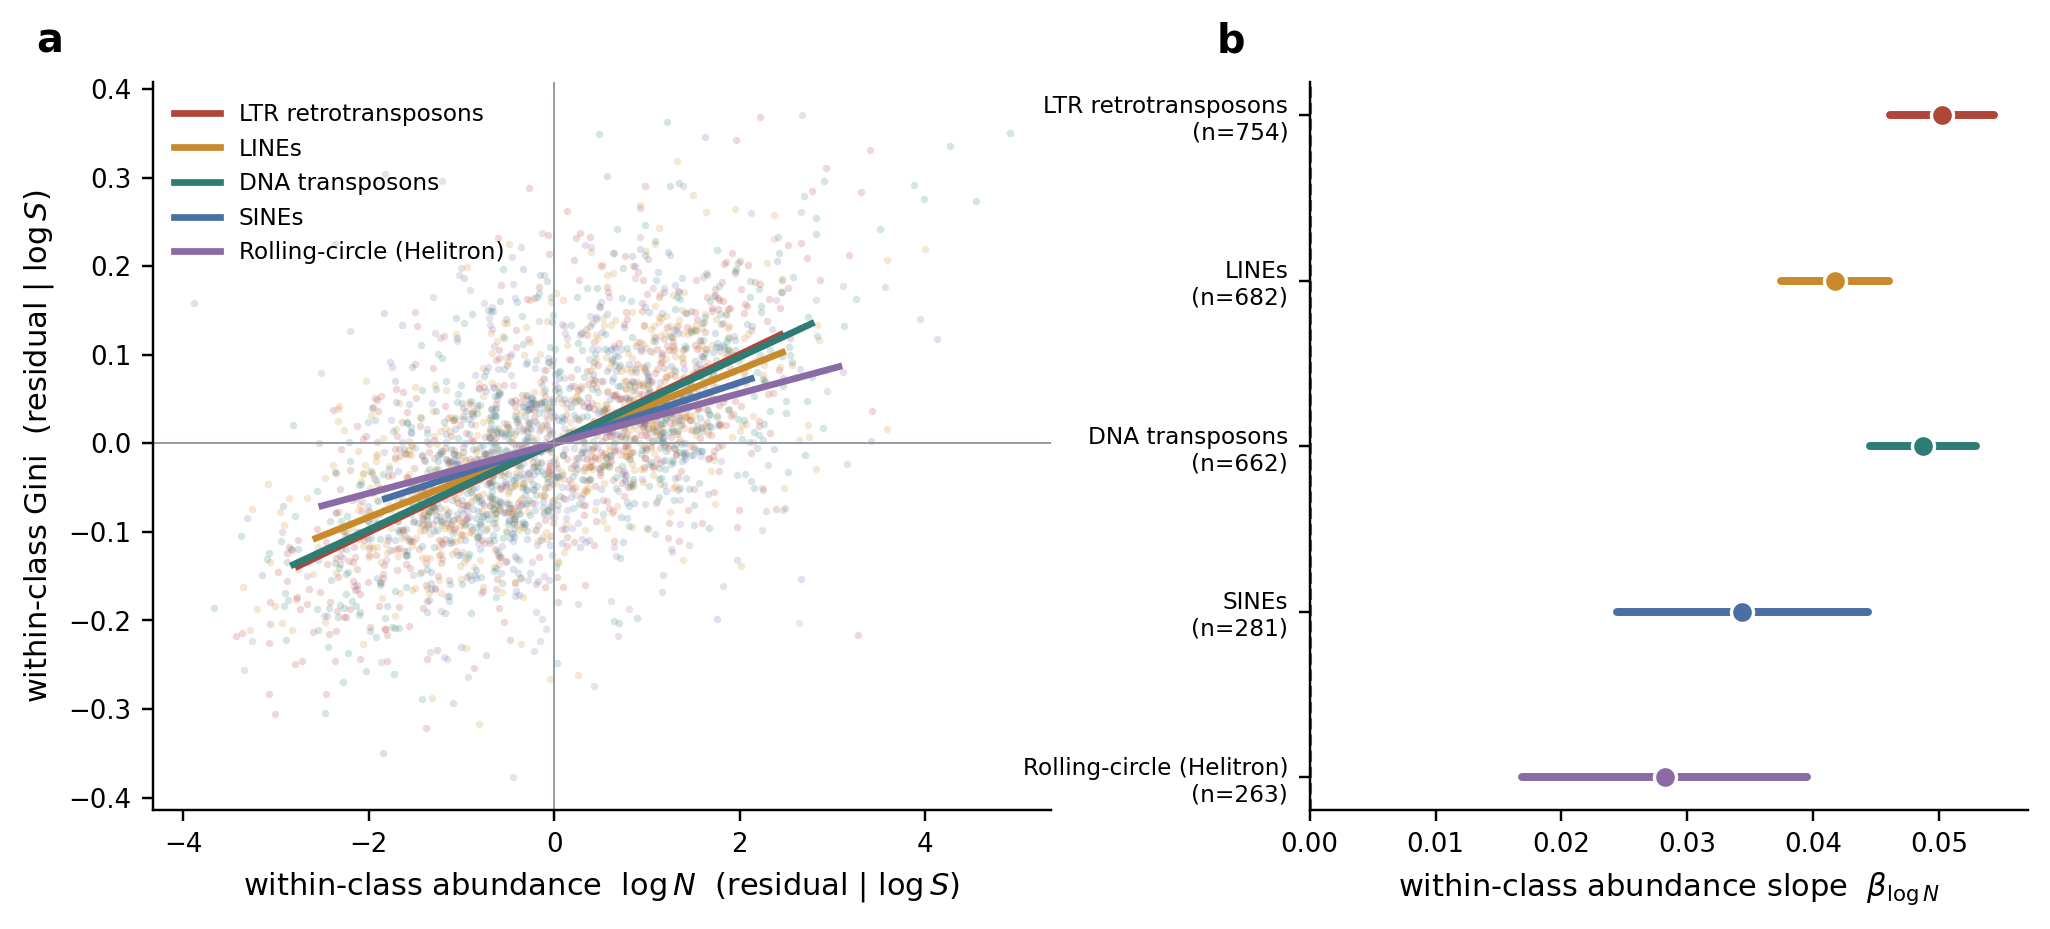

Reproduce this figure in Python.
# Within-superfamily abundance->dominance test (Approach 3) + figure.
# Shows the abundance-dominance relationship holds within each major TE class
# separately, ruling out element-type composition as the driver.
#
# Inputs (same directory):
#   kimura_subfam_summaries_tsv.gz   (species, Class/fam, subfam, Mean_Kimura, ...)
#   subfamily_blast_results_tsv.gz   (species, subfamily, orphan, count, young)
# Output:
#   within_superfamily.png  and printed table
import pandas as pd, numpy as np, matplotlib
matplotlib.use('Agg'); import matplotlib.pyplot as plt
from scipy import stats
plt.rcParams.update({'font.family':'DejaVu Sans','axes.spines.top':False,'axes.spines.right':False,
 'font.size':9,'axes.labelsize':10,'xtick.labelsize':8.5,'ytick.labelsize':8.5})

# ---- load & merge ----
k=pd.read_csv('kimura_subfam_summaries_tsv.gz',sep='\t',on_bad_lines='skip')
bl=pd.read_csv('subfamily_blast_results_tsv.gz',sep='\t')
bl['subfam']=bl.subfamily.str.split('#').str[0]
m=bl.merge(k[['species','subfam','Class/fam']],on=['species','subfam'],how='left')
m=m[m['count']>0].copy()
m['super']=m['Class/fam'].astype(str).str.split('/').str[0].replace({'nan':'Unknown'})

def gini(x):
    x=np.sort(x[x>0]); n=len(x)
    return (2*np.arange(1,n+1)-n-1)@x/(n*x.sum()) if n>=2 else np.nan
def rs(y,x):
    X=np.column_stack([np.ones(len(x)),x]); return y-X@np.linalg.pinv(X.T@X)@X.T@y

MIN=5
classes=['LTR','LINE','DNA','SINE','RC']
labels={'LTR':'LTR retrotransposons','LINE':'LINEs','DNA':'DNA transposons',
        'SINE':'SINEs','RC':'Rolling-circle (Helitron)'}
res=[]; allpool=[]
for sup in classes:
    rows=[]
    for sp,g in m[m['super']==sup].groupby('species'):
        c=g['count'].values.astype(float); c=c[c>0]
        if len(c)<MIN: continue
        rows.append((sp,len(c),c.sum(),gini(c)))
    d=pd.DataFrame(rows,columns=['sp','S','N','gini']).dropna()
    if len(d)<30: continue
    lN=np.log(d.N.values); lS=np.log(d.S.values)
    pr=stats.spearmanr(rs(d.gini.values,lS), rs(lN,lS))
    X=np.column_stack([np.ones(len(d)),lN,lS]); b=np.linalg.lstsq(X,d.gini.values,rcond=None)[0]
    # SE of beta_logN
    resid=d.gini.values-X@b; sig=(resid@resid)/(len(d)-3)
    se=np.sqrt(sig*np.linalg.inv(X.T@X)[1,1])
    res.append((sup,len(d),pr[0],pr[1],b[1],se))
    d['super']=sup; allpool.append(d)
    print('%-5s n=%4d  rho=%+.3f p=%.1e  beta=%+.4f'%(sup,len(d),pr[0],pr[1],b[1]))

pooled=pd.concat(allpool); pooled['lN']=np.log(pooled.N); pooled['lS']=np.log(pooled.S)

# ---- figure: two panels ----
C={'pt':'#1B3A5C','fit':'#C98A2B','g':'#8A96A3'}
palette={'LTR':'#B0453A','LINE':'#C98A2B','DNA':'#2E7D74','SINE':'#4A6FA5','RC':'#8A6BA5'}
fig=plt.figure(figsize=(11,4.3))
gs=fig.add_gridspec(1,2,width_ratios=[1.25,1],wspace=.32)

# panel a: within-type partial-residual scatter, one colour per class
axA=fig.add_subplot(gs[0,0])
for sup in classes:
    dd=pooled[pooled.super==sup]
    if len(dd)<30: continue
    rx=rs(dd.lN.values,dd.lS.values); ry=rs(dd.gini.values,dd.lS.values)
    axA.scatter(rx,ry,s=6,c=palette[sup],alpha=.20,lw=0)
    b,a=np.polyfit(rx,ry,1); xr=np.linspace(np.quantile(rx,.02),np.quantile(rx,.98),20)
    axA.plot(xr,b*xr+a,c=palette[sup],lw=2.2,label=labels[sup])
axA.axhline(0,c=C['g'],lw=.6); axA.axvline(0,c=C['g'],lw=.6)
axA.set_xlabel(r'within-class abundance  $\log N$  (residual | $\log S$)')
axA.set_ylabel(r'within-class Gini  (residual | $\log S$)')
axA.legend(frameon=False,fontsize=7.6,loc='upper left')
axA.text(-0.13,1.04,'a',transform=axA.transAxes,fontsize=13,fontweight='bold')

# panel b: forest of within-class beta_logN
axB=fig.add_subplot(gs[0,1])
res_r=res[::-1]; y=np.arange(len(res_r))
for i,(sup,n,rho,p,b,se) in enumerate(res_r):
    axB.plot([b-1.96*se,b+1.96*se],[y[i]]*2,c=palette[sup],lw=2.6,solid_capstyle='round')
    axB.scatter(b,y[i],s=52,c=palette[sup],edgecolor='white',lw=1.1,zorder=3)
axB.axvline(0,c='k',lw=1,ls='--',alpha=.6)
axB.set_yticks(y); axB.set_yticklabels(['%s\n(n=%d)'%(labels[s],n) for s,n,_,_,_,_ in res_r],fontsize=7.6)
axB.set_xlabel(r'within-class abundance slope  $\beta_{\log N}$')
axB.set_xlim(0,axB.get_xlim()[1])
axB.text(-0.13,1.04,'b',transform=axB.transAxes,fontsize=13,fontweight='bold')

fig.savefig('within_superfamily.png',dpi=220,bbox_inches='tight',facecolor='white')
print('\nsaved within_superfamily.png')
